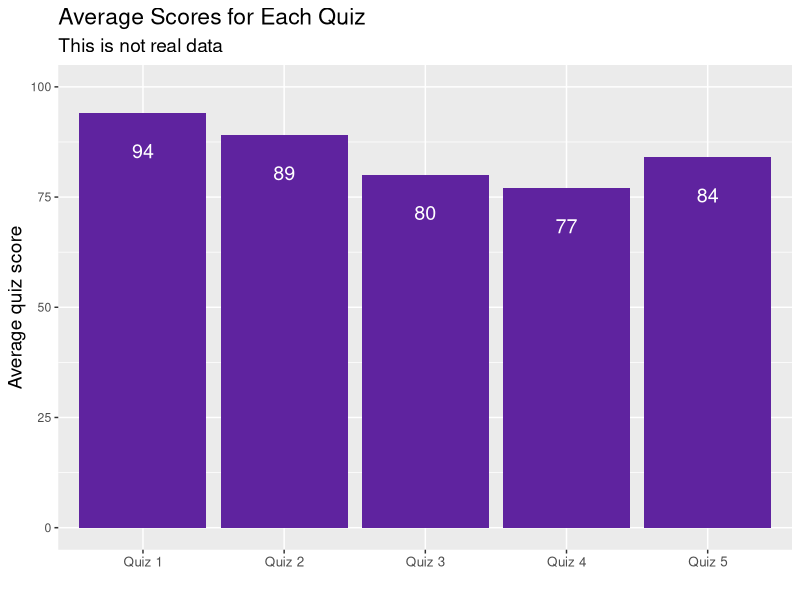

Reproduce this figure in R.

# Load packages -----------------------------------------------------------
set.seed(538)
library(tidyverse)


# Build dataset -----------------------------------------------------------

quiz_scores <- tibble(name = c(rep("student_1", 5),
                               rep("student_2", 5),
                               rep("student_3", 5)), 
                      quiz = c("Quiz 1", "Quiz 2", "Quiz 3", "Quiz 4", "Quiz 5", 
                               "Quiz 1", "Quiz 2", "Quiz 3", "Quiz 4", "Quiz 5", 
                               "Quiz 1", "Quiz 2", "Quiz 3", "Quiz 4", "Quiz 5"), 
                      score = sample(65:99, 15, replace = TRUE))


# Plot --------------------------------------------------------------------

quiz_scores |> 
  group_by(quiz) |> 
  summarize(mean_quiz_score = round(mean(score))) |> 
  ggplot(aes(x = quiz, y = mean_quiz_score)) + 
  scale_y_continuous(limits = c(0, 100)) + 
  geom_bar(stat = "identity", fill = "#5f239f") + 
  geom_text(aes(label = mean_quiz_score), 
            color = "white", size = 5, hjust = 0.5, vjust = 3) +
  labs(title = "Average Scores for Each Quiz", 
       subtitle = "This is not real data", 
       x = "", 
       y = "Average quiz score") + 
  theme(plot.title = element_text(size = rel(1.5)), 
        plot.subtitle = element_text(size = rel(1.25)), 
        axis.title = element_text(size = rel(1.25)), 
        axis.text.x = element_text(size = rel(1.10)))
